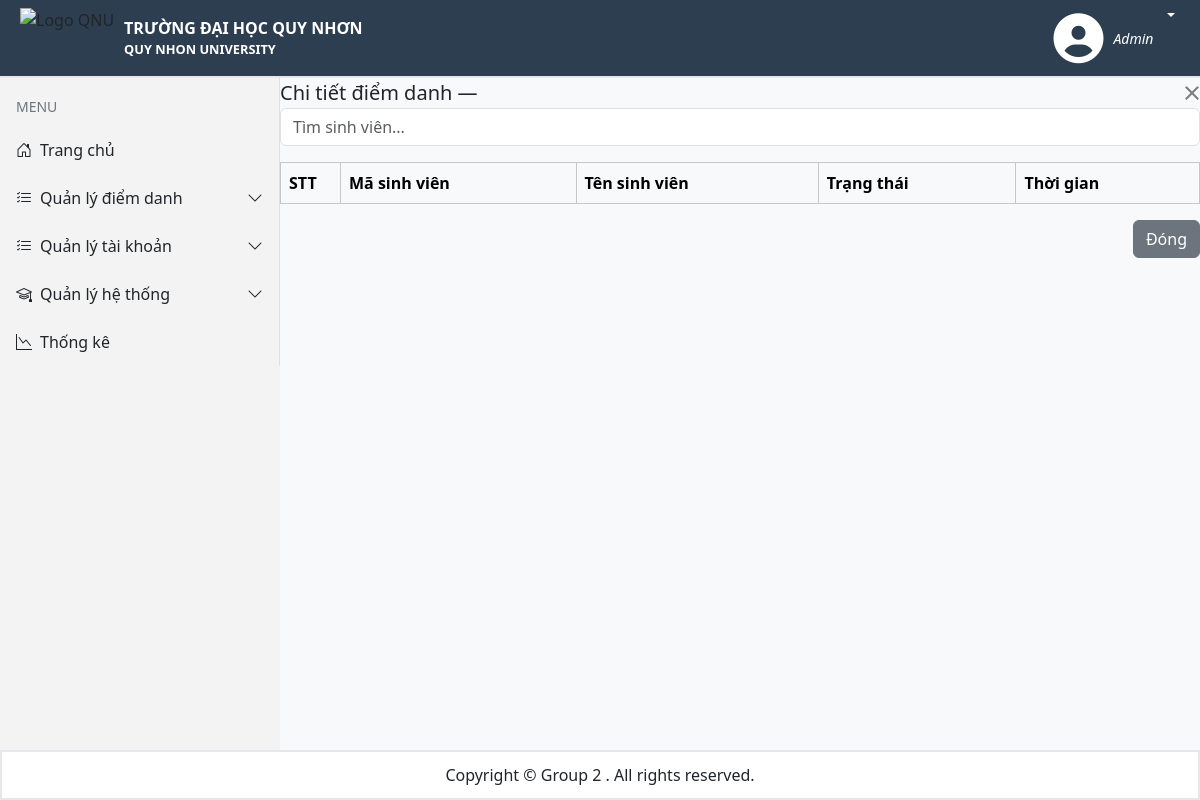
Page /Admin/QuanLyDiemDanh/PhienDiemDanh/ChiTietDiemDanh?MaPhien=2 (signed in) on the earlier database version.
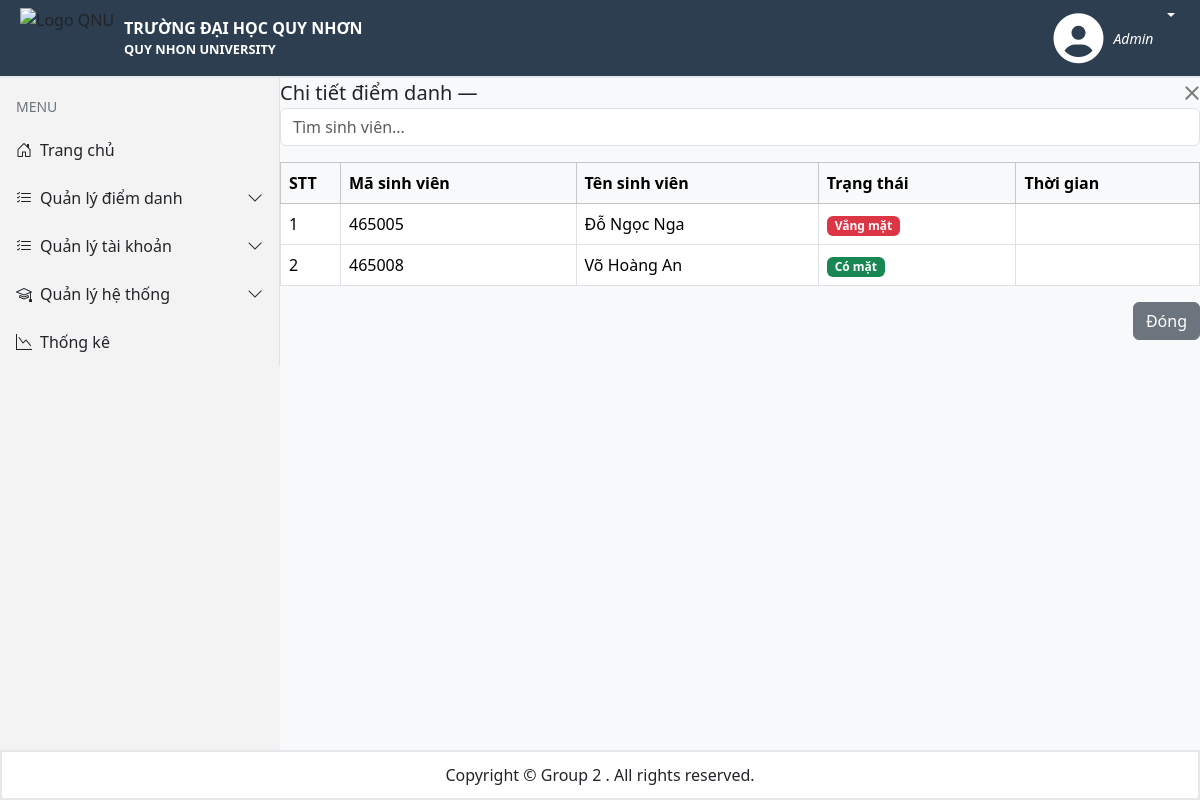
Same page on the later database version.
### tables this page shows
CREATE TABLE IF NOT EXISTS `danhsachlhp` (
  `MaLHP` int NOT NULL,
  `MSSV` int NOT NULL,
  PRIMARY KEY (`MaLHP`,`MSSV`),
  KEY `MSSV` (`MSSV`)
);

### app/Controllers/BaseController.php (called while the page is built, shortened)
<?php
require_once __DIR__ . '/../Config/database.php';
require_once __DIR__ . '/../Models/PhienDiemDanh.php';
class BaseController
{
    protected function renderAdmin($title, $render,$data = [])
    {
        require_once __DIR__ . "/../Views/layout.php";
    }
}

### app/Controllers/AdminController.php (called while the page is built, shortened)
<?php
    require_once __DIR__ . '/BaseController.php';
    class AdminController extends BaseController
    {
        public function showChiTietPhienDiemDanh()
        {
            $phienDDModel = new PhienDiemDanh();
            $dataPhienDD = $phienDDModel->getLichSuDiemDanh(trim($_GET['MaPhien'] ?? ''));
            $this->renderAdmin("Chi tiết phiên điểm danh", "detail_diemdanh.php", ['dataPhienDD' => $dataPhienDD]);
        }
    }
?>

### app/Models/PhienDiemDanh.php (called while the page is built, shortened)
<?php
    class PhienDiemDanh
    {
        private $conn;
        public function __construct()
        {
           require_once __DIR__ . "/../Config/database.php";
           $this->conn = Database::getConnection();
        }
        public function getLichSuDiemDanh($PhienDiemDanh)
        {
            $sql = "SELECT
    -- Thông tin sinh viên từ danh sách lớp
    ds.MSSV,
    CONCAT(sv.Ho, ' ', sv.Ten) AS TenSinhVien,
    -- Kiểm tra trạng thái
    CASE
        WHEN lsd.MSSV IS NOT NULL THEN 1
        ELSE 0
    END AS TrangThai,
    -- Lấy thông tin chi tiết để debug
    lsd.ThoiGian AS ThoiGianDiemDanh,
    pdd.MaPhien AS PhienHienTai,
    lsd.MaPhien AS PhienTrongLichSu -- Cột này quan trọng: nếu nó NULL nghĩa là không khớp Phiên
FROM danhsachlhp ds
JOIN phiendiemdanh pdd ON ds.MaLHP = pdd.MaLHP
JOIN account sv ON ds.MSSV = sv.UserID
-- LEFT JOIN: Tìm sinh viên trong bảng lịch sử có cùng MSSV VÀ cùng MaPhien
LEFT JOIN lichsudiemdanh lsd ON ds.MSSV = lsd.MSSV AND lsd.MaPhien = pdd.MaPhien
WHERE pdd.MaPhien = ?
ORDER BY ds.MSSV ASC;
    ";
            $stmt = $this->conn->prepare($sql);
            $stmt->bind_param("i", $PhienDiemDanh);
            $data = [];
            $stmt->execute();
            $result = $stmt->get_result();
            if($result->num_rows > 0)
            {
                while($row = $result->fetch_assoc())
                {
                    $data[] = $row;
                }
                return $data;
            }
            else
                return NULL;
        }
    }
?>

### app/Config/database.php (called while the page is built, shortened)
<?php
class Database
{
    private static $servername = "localhost";
    private static $username = "root";
    private static $password = "";
    private static $dbname = "diemdanhonline";
    private static $conn = null;
    public static function getConnection()
    {
        if (self::$conn === null) {
            self::$conn = new mysqli(self::$servername, self::$username, self::$password, self::$dbname);
        }
        return self::$conn;
    }
}
?>

### app/Views/Admin/detail_diemdanh.php (the view, shortened to what this page needs)
<div  id="modalDetail">
    <div class="modal-dialog modal-xl modal-dialog-centered">
        <div class="modal-content">
            <div class="modal-header">
                <h5 class="modal-title">
                    Chi tiết điểm danh — <span id="detailHeader"></span>
                </h5>
                <button class="btn-close" data-bs-dismiss="modal"></button>
            </div>
            <div class="modal-body">
                <input id="searchStudent" class="form-control mb-3" placeholder="Tìm sinh viên...">
                <div class="table-responsive">
                    <table class="table table-bordered" id="tableDetail">
                        <thead class="table-light">
                            <tr>
                                <th style="width:60px">STT</th>
                                <th>Mã sinh viên</th>
                                <th>Tên sinh viên</th>
                                <th>Trạng thái</th>
                                <th>Thời gian</th>
                            </tr>
                        </thead>
                        <tbody>
                            <?php foreach($data['dataPhienDD'] as $index => $ctdd): ?>
                            <tr>
                                <td><?= $index + 1 ?></td>
                                <td><?= htmlspecialchars($ctdd['MSSV']) ?></td>
                                <td><?= htmlspecialchars($ctdd['TenSinhVien']) ?></td>
                                <td>
                                    <?php if($ctdd['TrangThai'] == 1): ?>
                                        <span class="badge bg-success">Có mặt</span>
                                    <?php else: ?>
                                        <span class="badge bg-danger">Vắng mặt</span>
                                    <?php endif; ?>
                                </td>
                                <td><?= $ctdd['ThoiGian']?></td>
                            </tr>
                            <?php endforeach; ?>
                        </tbody>
                    </table>
                </div>
            </div>
            <div class="modal-footer">
                <button class="btn btn-secondary" data-bs-dismiss="modal">Đóng</button>
            </div>
        </div>
    </div>
</div>

Differences in the rows shown:
added danhsachlhp: MSSV "465005", TenSinhVien "Đỗ Ngọc Nga", shows "Vắng mặt"
added danhsachlhp: MSSV "465008", TenSinhVien "Võ Hoàng An", shows "Có mặt"
